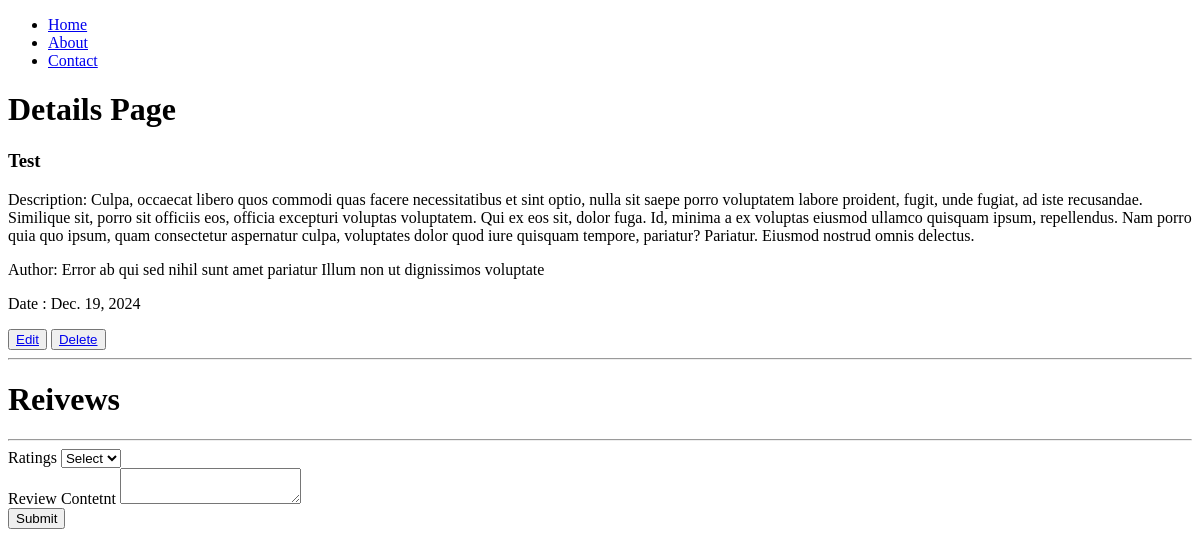
Page /book_details/3/ on the earlier database version.
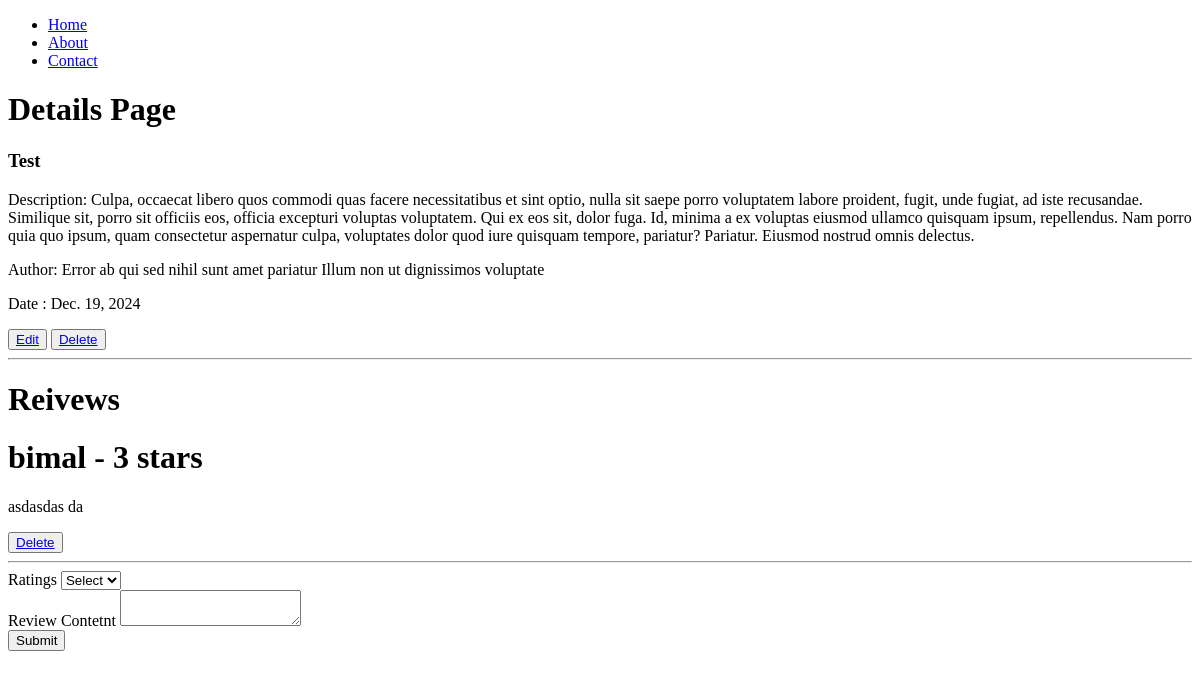
Same page on the later database version.
### book_review/models.py (models this page shows, shortened)
class Review(models.Model):
    REVIEW_CHOICES = [
        (1, '1 Star'),
        (2, '2 Star'),
        (3, '3 Star'),
        (4, '4 Star'),
        (5, '5 Star'),
    ]
    book = models.ForeignKey(Book, on_delete=models.CASCADE)
    user = models.ForeignKey(User, on_delete=models.CASCADE)
    content = models.TextField()
    ratings = models.IntegerField(choices=REVIEW_CHOICES)
    created_at = models.DateTimeField(auto_now_add=True)
    updated_at = models.DateTimeField(auto_now=True)

### book_review/views.py (the view)
# urls.py: path('book_details/<int:book_id>/', book_details, name="book_details" ),
def book_details(request, book_id):
    book = Book.objects.get(id=book_id)
    reviews = book.review_set.all()
    ratings = Review.REVIEW_CHOICES
    context = {'book': book, 'reviews': reviews, 'ratings': ratings}
    return render(request, 'book_details.html', context)

### book_review/templates/book_details.html (shortened to what this page needs)
{% extends "base.html" %}
{% block content %}
<h1>Details Page</h1>
    <h3>{{book.title}}</h3>
    <p>Description: {{book.description}}</p>
    <p>Author: {{book.author}}</p>
    <p>Date : {{book.published_date}}</p>
    <button>
        <a href="{% url "edit_book" book.id %}">Edit</a>
    </button>
    <button>
        <a href="{% url "delete_book" book.id %}">Delete</a>
    </button>
    <br>
    <hr>
    <div>
        <h1>Reivews</h1>
        {% for review in reviews %}
            <h1>{{review.user.username}} - {{review.ratings}} stars</h1>
            <p>{{review.content}}</p>
            <button>
                <a href="{% url "delete_review" review.id %}">Delete</a>
            </button>
        {% endfor %}
    </div>
    <hr>
    <div>
        <form action="{% url "add_review" book.id %}" method='post'>
            <div>
                <label for="ratings">Ratings</label>
                <select name="ratings" id="ratings">
                    <option value="">Select</option>
                </select>
            </div>
            <div>
                <label for="content">Review Contetnt</label>
                <textarea name="content" id="content"></textarea>
            </div>
            <div>
                <input type="submit" value="Submit">
            </div>
        </form>
    </div>
{% endblock content %}

Differences in the rows shown:
added Review: user.username "bimal", ratings "3", content "asdasdas da"
